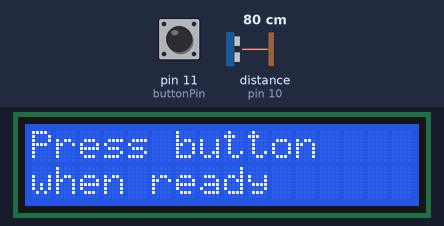
A sketch run on a simulated Arduino Uno, built with avr-gcc and run on an emulated ATmega328P. On the bench: 16×2 character LCD. The inputs (shaded band) are chosen by the test bench; at power-on: pin 11 (buttonPin) HIGH, distance to the obstacle (sensor on pin 10) 80 cm. The echo pulse lasts 58.3 µs per cm.

Above: at 1.2 s.
1.3 s: pin 11 (buttonPin) pulled LOW for 0.15 s
At 2.7 s:
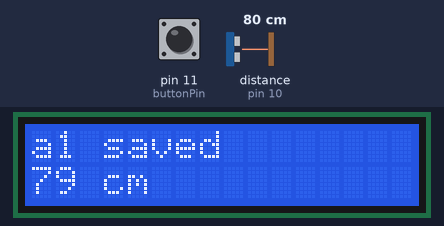
4.4 s: distance to the obstacle (sensor on pin 10) set to 299 cm
At 7.3 s:
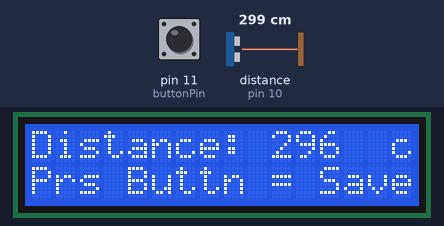
7.4 s: pin 11 (buttonPin) pulled LOW for 1 s
At 8.8 s:
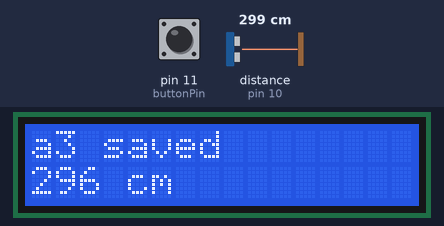
11.4 s: distance to the obstacle (sensor on pin 10) set to 2 cm
At 12.92 s:
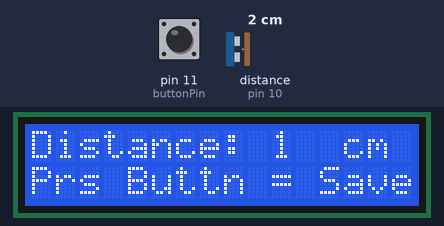
14.2 s: pin 11 (buttonPin) pulled LOW for 0.15 s
At 14.8 s:
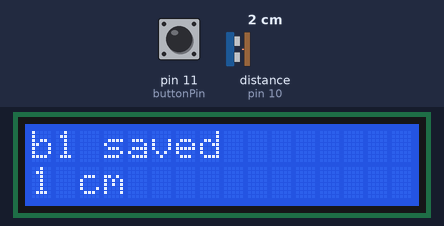
16.0 s: distance to the obstacle (sensor on pin 10) set to 9 cm
At 19.71 s:
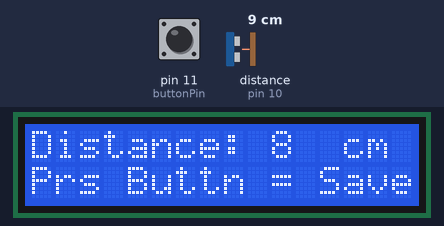
Timing chart, 0 to 20.0 s (numbered marks = the images above; inputs shaded):
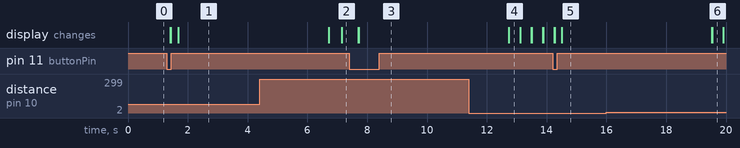

The sketch:

Arduino_Box_Measurer_Code.ino
```cpp
#include <LiquidCrystal.h>

LiquidCrystal lcd(1, 2, 4, 5, 6, 7); // Creates an LCD object. Parameters: (rs, enable, d4, d5, d6, d7)

const int trigPin = 9;
const int echoPin = 10;
long duration;
int distanceCm;

const int buttonPin = 11;
int buttonStatus = 0;

int angle1 = 0;
int angle3 = 0;
int bangle1 = 0;
int bangle3 = 0;

bool saveActivate1 = false;
bool saveActivate2 = false;
bool saveActivate3 = false;
bool saveActivate4 = false;
bool doContinue = false;
bool finisher = false;

void setup() {
  //Serial.begin(9600);
  lcd.begin(16,2); // Initializes the interface to the LCD screen, and specifies the dimensions (width and height) of the display
  pinMode(trigPin, OUTPUT);
  pinMode(echoPin, INPUT);
  pinMode(buttonPin, INPUT_PULLUP);
}

void distanceDisplay(int distance){
  lcd.setCursor(0,0); // Sets the location at which subsequent text written to the LCD will be displayed
  lcd.print("Distance: "); // Prints string "Distance" on the LCD
  lcd.print(distance); // Prints the distance value from the sensor
  lcd.print("  cm");
  delay(10);
  lcd.setCursor(0,1);
  lcd.print("Prs Buttn = Save");
  delay(10);
}

int distance(long duration){
  return duration*0.034/2;
}

void save(String sidename, int side, int distance){
  lcd.clear();
  lcd.setCursor(0,0);
  lcd.print(sidename);
  lcd.print(" saved");
  delay(10);
  lcd.setCursor(0,1);
  lcd.print(distance);
  lcd.print(" cm");
  delay(10);
}

void readybut(){
  lcd.clear();
  lcd.setCursor(0,0);
  lcd.print("Press button ");
  lcd.setCursor(0,1);
  lcd.print("when ready");
  delay(10);
}

bool check(int angle1, int angle3, int bangle1, int bangle2){
  if(angle1==angle3==bangle1==bangle3==0){
    return true;
  }
  else{
    return false;
  }
}

void loop() {
  if(doContinue == false){
    readybut();
    doContinue = true;
  }

  int pinValue = digitalRead(buttonPin);
  delay(10);
  while(buttonStatus == pinValue){
    buttonStatus = 1;
    lcd.clear();

    digitalWrite(trigPin, LOW);
    delayMicroseconds(2);
    digitalWrite(trigPin, HIGH);
    delayMicroseconds(10);
    digitalWrite(trigPin, LOW);

    distanceDisplay(distance(pulseIn(echoPin,HIGH)));

    pinValue = digitalRead(buttonPin);
    delay(100);
    if(buttonStatus != pinValue){
      if(bangle1 > 0){
        digitalWrite(trigPin, LOW);
        delayMicroseconds(2);
        digitalWrite(trigPin, HIGH);
        delayMicroseconds(10);
        digitalWrite(trigPin, LOW);
        saveActivate4 = true;
        bangle3 = distance(pulseIn(echoPin,HIGH));
        break;
      }
      else if(angle3 > 0){
        digitalWrite(trigPin, LOW);
        delayMicroseconds(2);
        digitalWrite(trigPin, HIGH);
        delayMicroseconds(10);
        digitalWrite(trigPin, LOW);
        saveActivate3 = true;
        bangle1 = distance(pulseIn(echoPin,HIGH));
        break;
      }
      else if(angle1 > 0){
        digitalWrite(trigPin, LOW);
        delayMicroseconds(2);
        digitalWrite(trigPin, HIGH);
        delayMicroseconds(10);
        digitalWrite(trigPin, LOW);
        saveActivate2 = true;
        angle3 = distance(pulseIn(echoPin,HIGH));
        break;
      }
      if(angle1 == 0){
        digitalWrite(trigPin, LOW);
        delayMicroseconds(2);
        digitalWrite(trigPin, HIGH);
        delayMicroseconds(10);
        digitalWrite(trigPin, LOW);
        saveActivate1 = true;
        angle1 = distance(pulseIn(echoPin,HIGH));
        break;
      }
    }
  }

  delay(100);

  if(saveActivate1 == true){
    digitalWrite(trigPin, LOW);
    delayMicroseconds(2);
    digitalWrite(trigPin, HIGH);
    delayMicroseconds(10);
    digitalWrite(trigPin, LOW);
    save("a1", angle1, distance(pulseIn(echoPin,HIGH)));
    delay(5000);
    saveActivate1 = false;
  }
  else if(saveActivate2 == true){
    digitalWrite(trigPin, LOW);
    delayMicroseconds(2);
    digitalWrite(trigPin, HIGH);
    delayMicroseconds(10);
    digitalWrite(trigPin, LOW);
    save("a3", angle3, distance(pulseIn(echoPin,HIGH)));
    delay(5000);
    saveActivate2 = false;
  }
  else if(saveActivate3 == true){
    digitalWrite(trigPin, LOW);
    delayMicroseconds(2);
    digitalWrite(trigPin, HIGH);
    delayMicroseconds(10);
    digitalWrite(trigPin, LOW);
    save("b1", bangle1, distance(pulseIn(echoPin,HIGH)));
    delay(5000);
    saveActivate3 = false;
  }
  else if(saveActivate4 == true){
    digitalWrite(trigPin, LOW);
    delayMicroseconds(2);
    digitalWrite(trigPin, HIGH);
    delayMicroseconds(10);
    digitalWrite(trigPin, LOW);
    save("b3", bangle3, distance(pulseIn(echoPin,HIGH)));
    delay(5000);
    saveActivate4 = false;
    finisher = true;
  }

  if(finisher == true){
    bool finish = true;
    int sqra1 = angle1 * angle1;
    int sqra3 = angle3 * angle3;
    int sqrb1 = bangle1 * bangle1;
    int sqrb3 = bangle3 * bangle3;
    int x = sqrt(sqra3-sqra1);
    int y = sqrt(sqrb3-sqrb1);

    while(finish){
      lcd.clear();
      lcd.setCursor(0,0);
      lcd.print("X =  ");
      lcd.print(x);
      lcd.setCursor(0,1);
      lcd.print("Y = ");
      lcd.print(y);
      delay(10);
    }
  }
}
```

Measured:
- after the input at 1.3 s, the display: first changes after 0.12 s (image 1 shows a later state)
- after the input at 7.4 s, the display: first changes after 0.29 s (image 3 shows a later state)
- after the input at 14.2 s, the display: first differs from a run without the input after 0.30 s (image 5)
